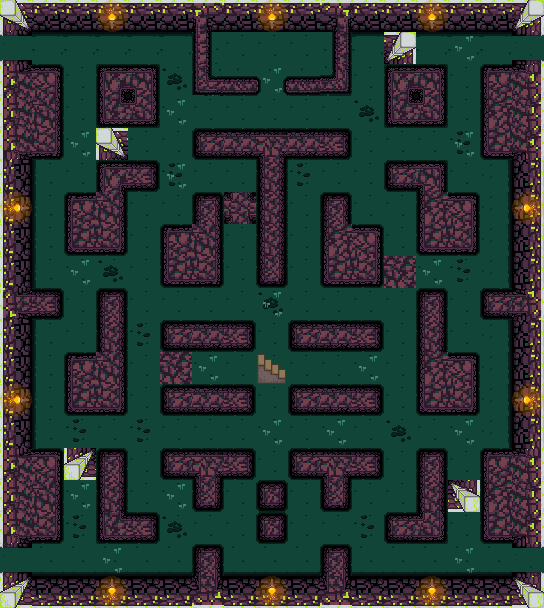

The image is a tile-based game level rendered from a .tmx file. Its description and complete source (layers, tilesets, objects, tile grids) follow:
An orthogonal 17x19 tile map with 32x32 px tiles, 4 tile layers (ground, grass, torch, item).

<map version="1.2" tiledversion="1.2.4" orientation="orthogonal" renderorder="right-down" width="17" height="19" tilewidth="32" tileheight="32" infinite="0" nextlayerid="8" nextobjectid="43">
 <tileset firstgid="1" name="Tile_Level2" tilewidth="32" tileheight="32" tilecount="90" columns="10">
  <image source="Tile_Level2.png" width="320" height="288" />
 </tileset>
 <layer id="1" name="ground" width="17" height="19">
  <data encoding="csv">
2,31,31,31,31,31,30,31,31,31,40,31,31,31,31,31,6,
51,14,14,14,14,14,27,24,24,24,47,14,14,14,14,14,41,
12,56,24,52,53,85,57,37,72,37,67,24,52,53,24,54,16,
22,66,24,62,63,24,24,24,24,24,24,85,62,63,24,64,26,
32,76,24,24,24,24,29,39,49,39,19,24,24,24,86,74,36,
11,23,24,52,19,86,24,24,48,86,24,24,29,53,24,25,1,
11,23,54,66,24,24,18,24,48,24,18,24,24,64,56,25,1,
11,23,74,76,24,54,66,24,48,24,64,56,24,74,76,25,1,
11,23,24,85,24,74,76,24,28,24,74,76,24,24,86,25,1,
7,19,24,18,24,24,24,24,85,24,24,24,24,18,24,29,9,
11,23,24,48,86,29,39,19,24,29,39,19,24,48,24,25,1,
11,23,54,66,24,24,24,24,24,24,24,24,24,64,56,25,1,
11,23,74,76,24,29,39,19,24,29,39,19,24,74,76,25,1,
11,23,86,24,86,24,24,24,24,24,24,24,85,24,24,25,1,
12,56,24,18,24,29,49,19,24,29,49,19,24,18,24,54,16,
22,66,24,48,24,24,28,24,24,24,28,24,24,48,24,64,26,
32,76,86,62,19,85,24,24,20,24,24,86,29,63,24,74,36,
51,34,34,34,34,34,18,34,34,34,18,34,34,34,34,34,41,
42,21,21,21,21,21,17,21,21,21,17,21,21,21,21,21,46
</data>
 </layer>
 <layer id="7" name="grass" width="17" height="19">
  <data encoding="csv">
0,0,0,0,0,0,0,0,0,0,0,0,0,0,0,0,0,
0,0,0,0,0,0,0,0,0,0,0,0,0,0,90,0,0,
0,0,0,0,0,0,0,0,90,0,0,0,0,0,0,0,0,
0,0,0,0,0,90,0,0,0,0,0,0,0,0,0,0,0,
0,0,90,0,0,0,0,0,0,0,0,0,0,0,90,0,0,
0,0,0,0,0,90,0,0,0,0,0,0,0,0,0,0,0,
0,0,0,0,0,0,0,0,0,0,0,0,0,0,0,0,0,
0,0,0,0,0,0,0,0,0,0,0,0,0,0,0,0,0,
0,0,90,0,0,0,0,0,0,0,0,0,0,90,0,0,0,
0,0,0,0,0,0,0,0,90,0,0,0,0,0,0,0,0,
0,0,0,0,0,0,0,0,0,0,0,0,0,0,0,0,0,
0,0,0,0,0,0,90,0,0,0,0,90,0,0,0,0,0,
0,0,0,0,0,0,0,0,0,0,0,0,0,0,0,0,0,
0,0,0,0,0,0,0,0,90,0,90,0,0,0,90,0,0,
0,0,0,0,0,0,0,0,0,0,0,0,0,0,0,0,0,
0,0,90,0,0,90,0,0,0,0,0,0,0,0,0,0,0,
0,0,0,0,0,0,0,0,0,0,0,0,0,0,0,0,0,
0,0,0,90,0,0,0,0,0,0,0,0,0,0,90,0,0,
0,0,0,0,0,0,0,0,0,0,0,0,0,0,0,0,0
</data>
 </layer>
 <layer id="6" name="torch" width="17" height="19">
  <data encoding="csv">
0,0,0,89,0,0,0,0,89,0,0,0,0,89,0,0,0,
0,0,0,0,0,0,0,0,0,0,0,0,0,0,0,0,0,
0,0,0,0,0,0,0,0,0,0,0,0,0,0,0,0,0,
0,0,0,0,0,0,0,0,0,0,0,0,0,0,0,0,0,
0,0,0,0,0,0,0,0,0,0,0,0,0,0,0,0,0,
0,0,0,0,0,0,0,0,0,0,0,0,0,0,0,0,0,
70,0,0,0,0,0,0,0,0,0,0,0,0,0,0,0,80,
0,0,0,0,0,0,0,0,0,0,0,0,0,0,0,0,0,
0,0,0,0,0,0,0,0,0,0,0,0,0,0,0,0,0,
0,0,0,0,0,0,0,0,0,0,0,0,0,0,0,0,0,
0,0,0,0,0,0,0,0,0,0,0,0,0,0,0,0,0,
0,0,0,0,0,0,0,0,0,0,0,0,0,0,0,0,0,
70,0,0,0,0,0,0,0,0,0,0,0,0,0,0,0,80,
0,0,0,0,0,0,0,0,0,0,0,0,0,0,0,0,0,
0,0,0,0,0,0,0,0,0,0,0,0,0,0,0,0,0,
0,0,0,0,0,0,0,0,0,0,0,0,0,0,0,0,0,
0,0,0,0,0,0,0,0,0,0,0,0,0,0,0,0,0,
0,0,0,0,0,0,0,0,0,0,0,0,0,0,0,0,0,
0,0,0,60,0,0,0,0,60,0,0,0,0,60,0,0,0
</data>
 </layer>
 <layer id="4" name="item" width="17" height="19">
  <data encoding="csv">
0,0,0,0,0,0,0,0,0,0,0,0,0,0,0,0,0,
0,0,0,0,0,0,0,0,0,0,0,0,6,0,0,0,0,
0,0,0,0,0,0,0,0,0,0,0,0,0,0,0,0,0,
0,0,0,0,0,0,0,0,0,0,0,0,0,0,0,0,0,
0,0,0,2,0,0,0,0,0,0,0,0,0,0,0,0,0,
0,0,0,0,0,0,0,0,0,0,0,0,0,0,0,0,0,
0,0,0,0,0,0,0,88,0,0,0,0,0,0,0,0,0,
0,0,0,0,0,0,0,0,0,0,0,0,0,0,0,0,0,
0,0,0,0,0,0,0,0,0,0,0,0,65,0,0,0,0,
0,0,0,0,0,0,0,0,0,0,0,0,0,0,0,0,0,
0,0,0,0,0,0,0,0,0,0,0,0,0,0,0,0,0,
0,0,0,0,0,65,0,0,38,0,0,0,0,0,0,0,0,
0,0,0,0,0,0,0,0,0,0,0,0,0,0,0,0,0,
0,0,0,0,0,0,0,0,0,0,0,0,0,0,0,0,0,
0,0,42,0,0,0,0,0,0,0,0,0,0,0,0,0,0,
0,0,0,0,0,0,0,0,20,0,0,0,0,0,46,0,0,
0,0,0,0,0,0,0,0,0,0,0,0,0,0,0,0,0,
0,0,0,0,0,0,0,0,0,0,0,0,0,0,0,0,0,
0,0,0,0,0,0,0,0,0,0,0,0,0,0,0,0,0
</data>
 </layer>
</map>
